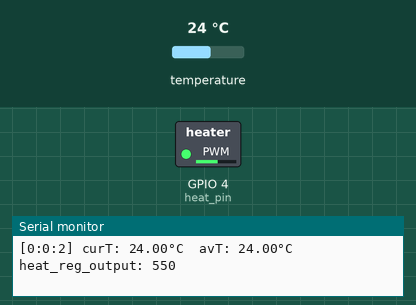
Bench run of a program on a simulated ESP8266 (NodeMCU). Shown: switched loads named in the program (green lamp = pin HIGH), the last lines printed to the serial monitor. The inputs (shaded band) are chosen by the test bench; at power-on: temperature 24 °C.

Above: at 2.8 s.
2.9 s: temperature set to 12 °C
At 3.8 s:
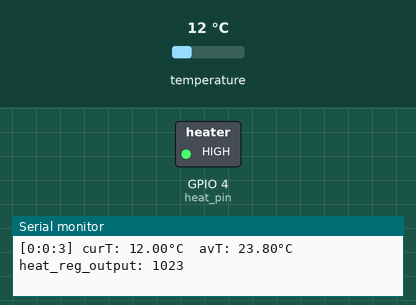
4.5 s: temperature set to 28 °C
At 5.4 s:
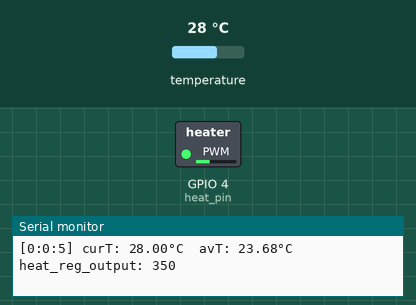
6.5 s: temperature set to 33 °C
At 8.2 s:
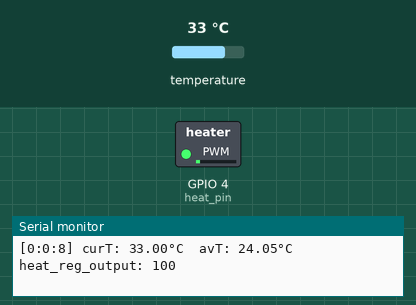
8.5 s: temperature set to 1 °C
At 9.8 s:
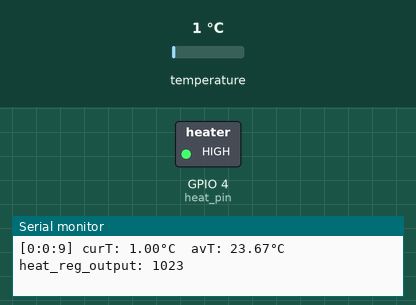
Timing chart, 0 to 11.5 s (numbered marks = the images above; inputs shaded):
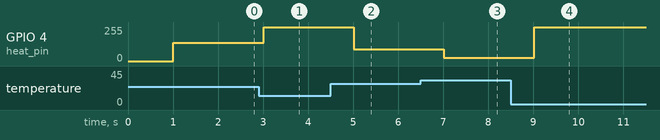

The program:

main.cpp
```cpp
#include <OneWire.h>
#include "myPID.h"
#include "DSConnection.h"

#define heat_pin 4
#define heat_temperature 35
#define ts_pin 5
#define ts_res 10
#define ts_mult 0.0625
#define ts_barrel_capacity 60
#define upd_interval 1000

OneWire ds(ts_pin);
Pid heat_reg(50, 0, 1023);
ds_sensor ds_connect(ts_pin);

unsigned int upd_last = 0;
bool output_block = false;
bool temperature_startup = true;
float ts_barrel = 0, ts_temp_average = 0;

float getTemperature();
void printTime();

void setup(){
  heat_reg.setPoint(heat_temperature);
  Serial.begin(9600);
  Serial.print("\n\n\nDevice...");
  if(ds.reset()==1) Serial.println("OK"); else Serial.println("ERROR");
  ds_connect.setResolution(ts_res);
  ds_connect.updateTemperature();
}

void loop(){
  if(millis() - upd_last > upd_interval)
  {
    upd_last = millis();
    printTime();
    if(!output_block){
      float current_temp = getTemperature();

      if(!temperature_startup)
      {
        ts_barrel += current_temp;
        ts_temp_average = ts_barrel / ts_barrel_capacity;
        ts_barrel -= ts_temp_average;
      }
      else
      {
        temperature_startup = false;
        ts_temp_average = current_temp;
        ts_barrel = ts_temp_average * (ts_barrel_capacity - 1);
      }

      ds_connect.updateTemperature();
      heat_reg.calculate(current_temp);
      analogWrite(heat_pin, heat_reg.pid_output);
      Serial.print("curT: ");
      Serial.print(current_temp);
      Serial.print("°C\tavT: ");
      Serial.print(ts_temp_average);
      Serial.print("°C\theat_reg_output: ");
      Serial.println(heat_reg.pid_output);
    }
    else{
      Serial.println("Sensor error");
      analogWrite(heat_pin, 0);
    }
  }
}

float getTemperature(){
  static float last_good_temp = 0;
  static int errors = 0;
  float temp = ds_connect.readTemperature(ts_mult);
  if(temp == -127)
  {
    errors++;
    Serial.print("Sensor error! (");
    Serial.print(errors);
    Serial.print("/2)\t");
    if(errors >= 2) output_block = true;
    return last_good_temp;
  }
  errors = 0;
  return temp;
}

void printTime()
{
  int time = millis() / 1000;
  Serial.print("[");
  Serial.print(time/3600);
  Serial.print(":");
  Serial.print(time%3600/60);
  Serial.print(":");
  Serial.print(time%60);
  Serial.print("] ");
}
```

Measured:
- after the input at 2.9 s, GPIO 4 (heat_pin): 137/255 → 255/255 after 0.11 s
- after the input at 4.5 s, GPIO 4 (heat_pin): 255/255 → 87/255 after 0.51 s
- after the input at 6.5 s, GPIO 4 (heat_pin): 87/255 → 24/255 after 0.51 s
- after the input at 8.5 s, GPIO 4 (heat_pin): 24/255 → 255/255 after 0.51 s
